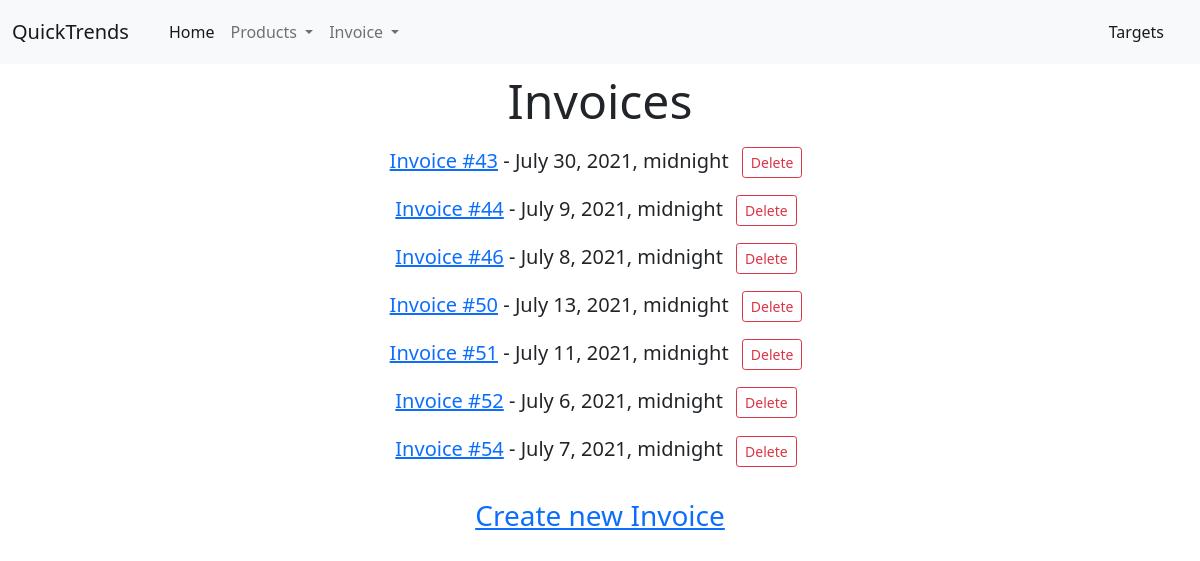
The page /invoices/ on the database as committed earlier.
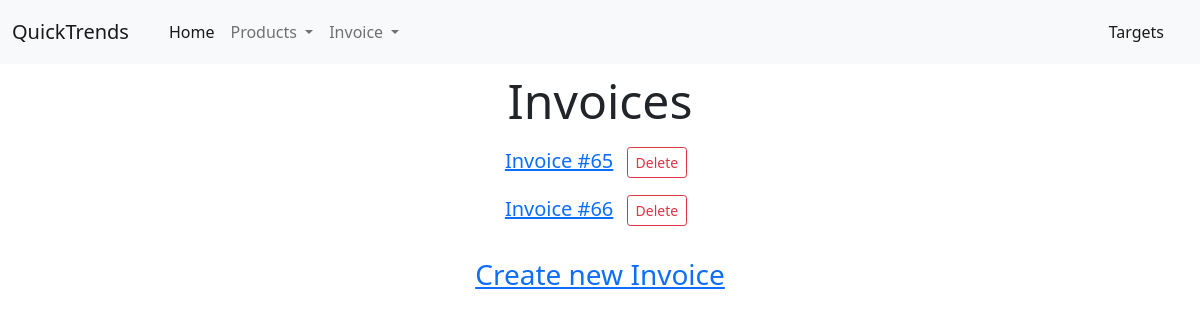
The same page on the database as committed later.
### Invoices/models.py (models this page shows, shortened)
class Invoice(models.Model):
    date = models.DateField(null=True)
    products = models.ManyToManyField(Product, related_name='proditem', through='Item', null=True)
    def __str__(self):
        return 'Invoice #' + str(self.pk)
    class Meta:
        verbose_name = 'Invoice'

### Invoices/views.py (the view)
# urls.py: path('', InvoiceHome.as_view(), name='invoice-home'),
class InvoiceHome(ListView):
    model = Invoice
    template_name = 'Invoices/invoice-home.html'

### Invoices/templates/Invoices/invoice-home.html (shortened to what this page needs)
{% extends "base.html" %}
    {% block body %}
        <div class="container">
            <div class="row mx-5 justify-content-between text-center">
                <div class="col-12">
                    <h3 class="display-5 py-2">Invoices</h3>
                    {% for invoice in invoice_list %}
                        <p class="lead"><a href="{% url 'invoices:invoice-detail' invoice.id %}">{{ invoice }}</a>{% if invoice.date %} - {{ invoice.date }}{% endif %}
                            <button type="button" onclick="document.location='{% url 'invoices:invoice-delete' invoice.id %}'" class="btn btn-outline-danger btn-sm mx-2">Delete</button></p>
                    {% endfor %}
                    <h3 class="py-3"><a href="{% url 'invoices:invoice-create' %}">Create new Invoice</a></h3>
                </div>
            </div>
        </div>
    {% endblock body %}

### templates/base.html (shortened to what this page needs)
<!DOCTYPE html>
<html lang="en">
<head>
    {% block imports %}
        <link href="https://cdn.jsdelivr.net/npm/bootstrap@5.0.2/dist/css/bootstrap.min.css" rel="stylesheet">
    {% endblock imports %}
</head>
<body>
{% block navbar %}
    <nav class="navbar navbar-expand-lg navbar-light bg-light">
        <div class="container-fluid">
            <a class="navbar-brand" href="{% url "dashboard:index" %}">QuickTrends</a>
            <div class="collapse navbar-collapse" id="navbarNavDropdown">
                <ul class="navbar-nav my-1 ms-3">
                    <li class="nav-item me-auto">
                        <a class="nav-link active" aria-current="page" href="{% url "dashboard:index" %}">Home</a>
                    </li>
                    <li class="nav-item dropdown">
                        <a class="nav-link dropdown-toggle" href="#" id="navbarDropdownMenuLink" role="button" data-bs-toggle="dropdown" aria-expanded="false">
                            Products
                        </a>
                    </li>
                    <li class="nav-item dropdown">
                        <a class="nav-link dropdown-toggle" href="#" id="navbarDropdownMenuLink" role="button" data-bs-toggle="dropdown" aria-expanded="false">
                            Invoice
                        </a>
                    </li>
                </ul>
                <ul class="navbar-nav ms-auto me-3">
                    <li class="nav-item"><a class="nav-link active ml-auto" href="{% url 'targetdata:target_data_home' %}">Targets</a></li>
                </ul>
            </div>
        </div>
    </nav>
{% endblock navbar%}
{% block body %}
{% endblock body %}
</body>
</html>

Rows that differ between the two databases and show on the page:
removed Invoice: id "Invoice #43", date "July 30, 2021, midnight"
removed Invoice: id "Invoice #44", date "July 9, 2021, midnight"
removed Invoice: id "Invoice #46", date "July 8, 2021, midnight"
removed Invoice: id "Invoice #50", date "July 13, 2021, midnight"
removed Invoice: id "Invoice #51", date "July 11, 2021, midnight"
removed Invoice: id "Invoice #52", date "July 6, 2021, midnight"
removed Invoice: id "Invoice #54", date "July 7, 2021, midnight"
added Invoice: id "Invoice #65"
added Invoice: id "Invoice #66"
